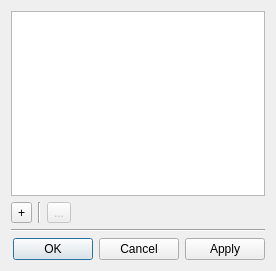
<?xml version="1.0" encoding="UTF-8"?>
<ui version="4.0">
 <class>Dialog</class>
 <widget class="QDialog" name="Dialog">
  <property name="geometry">
   <rect>
    <x>0</x>
    <y>0</y>
    <width>276</width>
    <height>271</height>
   </rect>
  </property>
  <property name="windowTitle">
   <string>Tags edit</string>
  </property>
  <layout class="QGridLayout" name="gridLayout">
   <item row="0" column="0">
    <widget class="TagsTableView" name="tagsView">
     <property name="selectionBehavior">
      <enum>QAbstractItemView::SelectRows</enum>
     </property>
     <attribute name="horizontalHeaderHighlightSections">
      <bool>false</bool>
     </attribute>
     <attribute name="verticalHeaderVisible">
      <bool>false</bool>
     </attribute>
    </widget>
   </item>
   <item row="3" column="0">
    <widget class="QDialogButtonBox" name="buttonBox">
     <property name="orientation">
      <enum>Qt::Horizontal</enum>
     </property>
     <property name="standardButtons">
      <set>QDialogButtonBox::Apply|QDialogButtonBox::Cancel|QDialogButtonBox::Ok</set>
     </property>
    </widget>
   </item>
   <item row="1" column="0">
    <layout class="QHBoxLayout" name="horizontalLayout_2">
     <item>
      <widget class="QToolButton" name="addBtn">
       <property name="text">
        <string>+</string>
       </property>
       <property name="icon">
        <iconset theme="list-add">
         <normaloff/>
        </iconset>
       </property>
      </widget>
     </item>
     <item>
      <widget class="Line" name="line">
       <property name="orientation">
        <enum>Qt::Vertical</enum>
       </property>
      </widget>
     </item>
     <item>
      <widget class="QToolButton" name="delBtn">
       <property name="enabled">
        <bool>false</bool>
       </property>
       <property name="text">
        <string>...</string>
       </property>
       <property name="icon">
        <iconset theme="edit-delete">
         <normaloff/>
        </iconset>
       </property>
      </widget>
     </item>
     <item>
      <spacer name="horizontalSpacer">
       <property name="orientation">
        <enum>Qt::Horizontal</enum>
       </property>
       <property name="sizeHint" stdset="0">
        <size>
         <width>40</width>
         <height>20</height>
        </size>
       </property>
      </spacer>
     </item>
    </layout>
   </item>
   <item row="2" column="0">
    <widget class="Line" name="line_2">
     <property name="orientation">
      <enum>Qt::Horizontal</enum>
     </property>
    </widget>
   </item>
  </layout>
 </widget>
 <customwidgets>
  <customwidget>
   <class>TagsTableView</class>
   <extends>QTableView</extends>
   <header>bigglesworth.dialogs</header>
  </customwidget>
 </customwidgets>
 <resources/>
 <connections>
  <connection>
   <sender>buttonBox</sender>
   <signal>rejected()</signal>
   <receiver>Dialog</receiver>
   <slot>reject()</slot>
   <hints>
    <hint type="sourcelabel">
     <x>137</x>
     <y>248</y>
    </hint>
    <hint type="destinationlabel">
     <x>137</x>
     <y>135</y>
    </hint>
   </hints>
  </connection>
 </connections>
</ui>
